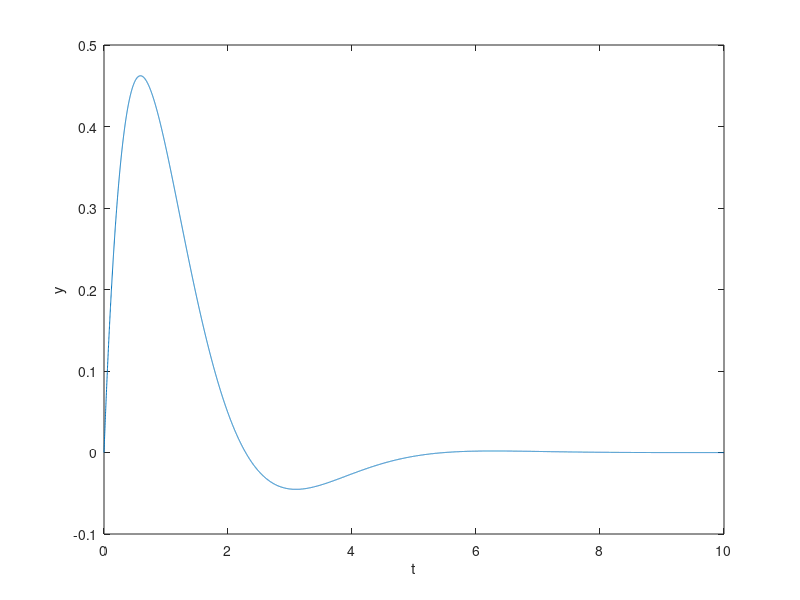

The MATLAB source for this figure:


N=10001;
t=linspace(0,10,N);
T=t(2)-t(1);

u=zeros(1,N);
y=zeros(1,N);

u=exp(-t).*cos(t);
y(1)=0;



for k=1:N-1
    y(k+1) = (1-2*T)*y(k)+2*T*u(k);
end

plot(t,y)
xlabel('t')
ylabel('y')
